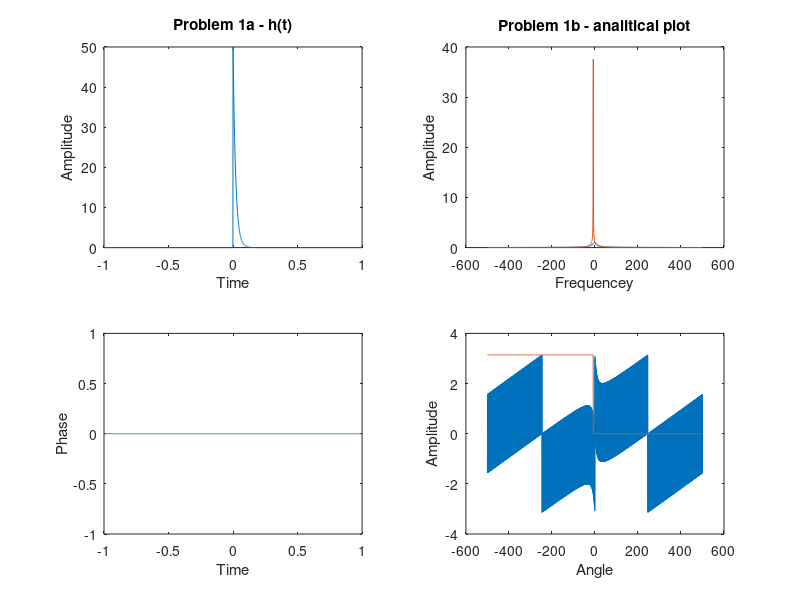
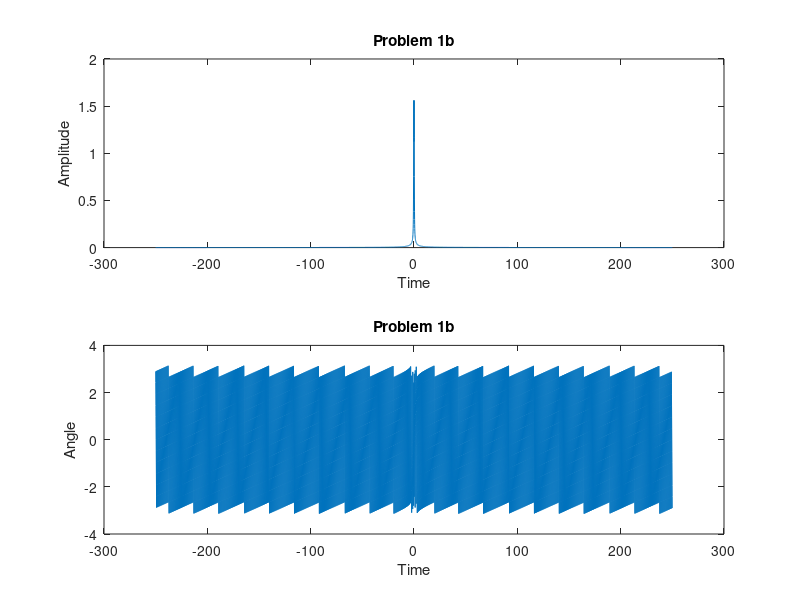
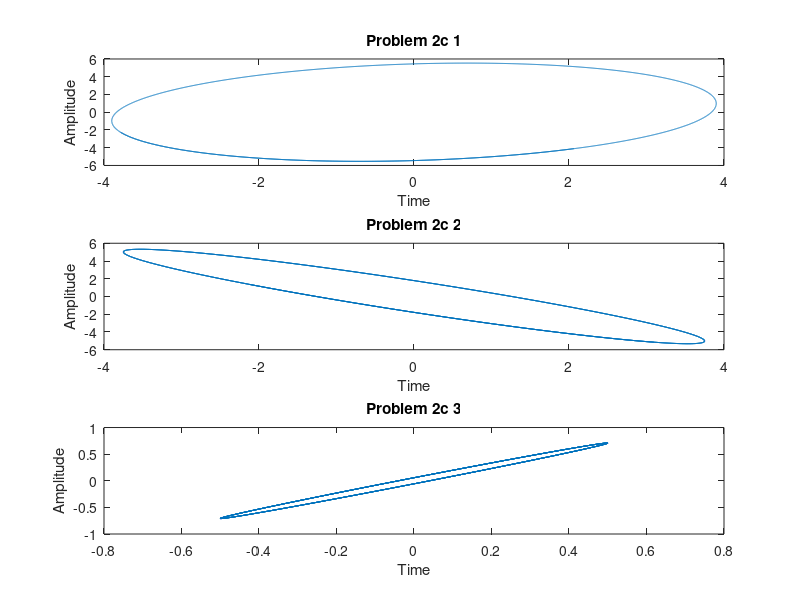
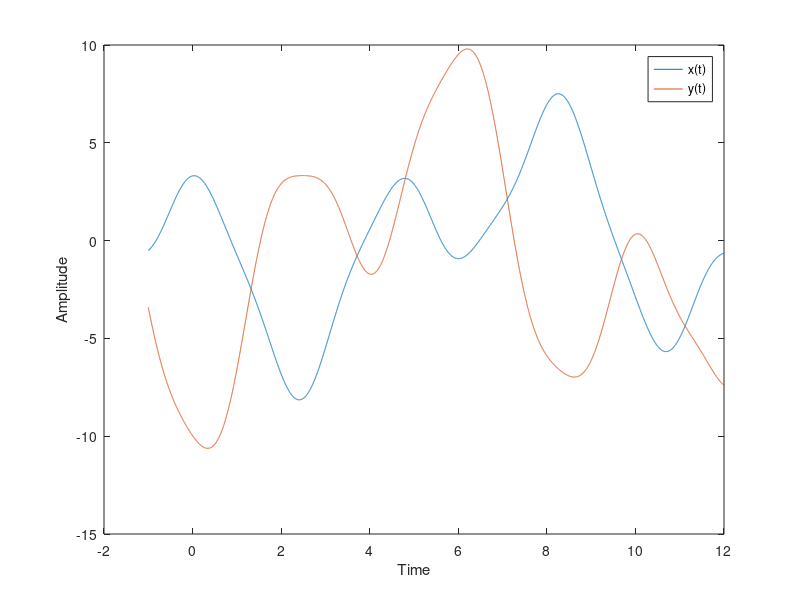

The MATLAB source for these figures, in order:
%***********************
%James Anderson
%Lab 7 Section E
%***********************
%---------------------------------------------------------------
%Lab 7 Procedure Part 1
%---------------------------------------------------------------

%a
j=sqrt(1);
R=2000;
C=10e-6;

T=0.001;
t=-1:T:1;
h_t = ((1/(R*C)) * exp(-t/(R*C))) .* (t>=0);



fs=1/T;
N=length(t);
f=-fs/2:fs/N:((fs/2)-(fs/N));

%fft used instead of ctft function
H1_f=T*fftshift(fft(h_t));
H2_f=1./(1+j*2*pi*f*R*C);

figure(1)
subplot(2,2,1);
plot(t, abs(h_t));
title('Problem 1a - h(t)');
xlabel('Time');
ylabel('Amplitude');

subplot(2,2,3);
plot(t, angle(h_t));
xlabel('Time');
ylabel('Phase');

subplot(2, 2, 2)
plot(f, abs(H1_f), f, abs(H2_f));
title('Problem 1b - analitical plot');
xlabel('Frequencey');
ylabel('Amplitude');

subplot(2, 2, 4)
plot(f, angle(H1_f), f, angle(H2_f));
xlabel('Angle');
ylabel('Amplitude');

%b
ty=-2:T:2;

x1_t=-1.5*cos(8*pi*t);
x2_t=0.4*cos(40*pi*t);

y1_t=T.*conv(x1_t,h_t);
y2_t=T.*conv(x2_t,h_t);

ty2=-3:T:3;



Gain1= max(y1_t)/max(x1_t);
Gain2= max(y2_t)/max(x2_t);

%calculating time delay
middle=(length(y2_t)-1)/2;
peakidx1= find(y1_t == max(y1_t(middle:end)));
peakidx2= find(y2_t == max(y2_t(middle:end)));
tdelay1 = (peakidx1-middle)*T;
tdelay2 = (peakidx2-middle)*T;



%c 
fidx1=find(f<=4+(fs/N));
fidx2=find(f<=20+(fs/N));

fgain1=abs(H1_f(fidx1(end)));
fgain2=abs(H1_f(fidx2(end)));
phase1=angle(H1_f(fidx1(end)));
phase2=angle(H1_f(fidx2(end)));
ftdelay1=-phase1/(pi*8);
ftdelay2=-phase1/(pi*40);

clear all;
clc;
T=.002;
t=-1:T:12;

delta=zeros (1,length (t));
delta(1/T)=1/T;
h=zeros(1,length(delta));
h(1)=0;
h(2)=0;

for n=3 : length (t);

        h(n)=(1/((0.3/T^2)+(0.4/T)+0.8))*(0.9*delta(n)+(0.2/T)*delta(n)-(0.2/T)*delta(n-1)-(0.3/T^2)*h(n-2)+(0.6/T^2)*h(n-1)+((0.4/T)*h(n-1)));
end

%plot the impulse response

fs=1/T;
N=length(t);
f=-fs/2:fs/N:((fs/2)-fs/N);

%find fourier transform
H_f=T*fftshift(fft(h));

figure(3)
subplot(2, 1, 1)
plot(f, abs(H_f));
title('Problem 1b');
xlabel('Time');
ylabel('Amplitude');
subplot(2, 1, 2)
plot(f, angle(H_f));
title('Problem 1b');
xlabel('Time');
ylabel('Angle');
    
    
f1 = .1;
f2 =.25;
f3=.6;

f_idx1= round(N*f1/fs) + N/2 + 1;
f_idx2= round(N*f2/fs) + N/2 + 1;
f_idx3= round(N*f3/fs) + N/2 + 1;

A1 = abs(H_f(ceil(f_idx1)))
A2 = abs(H_f(ceil(f_idx2)))
A3 = abs(H_f(ceil(f_idx3)))

Ph1 = -angle( H_f(ceil(f_idx1)))
Ph2 = -angle( H_f(ceil(f_idx2)))
Ph3 = -angle( H_f(ceil(f_idx3)))

x1_t =-3.9*cos(2*pi*f1*t -1.5);
x2_t =3.75*cos(2*pi*f2*t -0.6);
x3_t =0.5*cos(2*pi*f3*t +0.2);

y1_t = -3.9*A1*cos(2*pi*f1*t -1.5 + Ph1);
y2_t = 3.75*A1*cos(2*pi*f2*t -0.6 + Ph2);
y3_t = 0.5*A1*cos(2*pi*f3*t +0.2 + Ph3);

%plot each input output together 
figure(4)
subplot(3, 1, 1)
plot(x1_t, y1_t);
title('Problem 2c 1');
xlabel('Time');
ylabel('Amplitude');
subplot(3, 1, 2)
plot(x2_t, y2_t);
title('Problem 2c 2');
xlabel('Time');
ylabel('Amplitude');
subplot(3, 1, 3)
plot(x3_t, y3_t);
title('Problem 2c 3');
xlabel('Time');
ylabel('Amplitude');

%d
x_t = x1_t + x2_t + x3_t;
y_t = y1_t + y2_t + y3_t;

% calculate y_t by using convolution and compare it with y_t
Y1_t=T*conv(x1_t,h);
Y2_t=T*conv(x2_t,h);
Y3_t=T*conv(x3_t,h);
Y_t= Y1_t + Y2_t + Y3_t;

%compare Y_t with y_t

figure(5)
plot(t,x_t,t,y_t)
legend('x(t)','y(t)')
xlabel('Time')
ylabel('Amplitude')